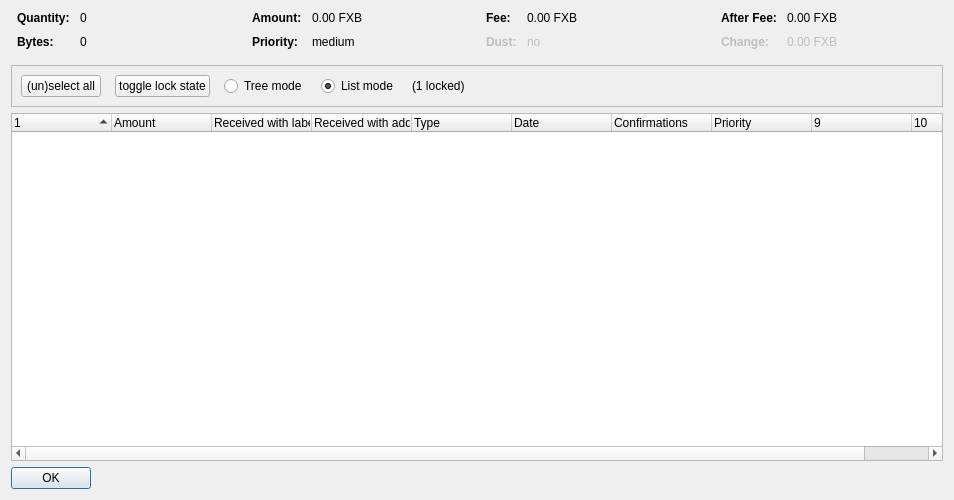
<?xml version="1.0" encoding="UTF-8"?>
<ui version="4.0">
 <class>CoinControlDialog</class>
 <widget class="QDialog" name="CoinControlDialog">
  <property name="geometry">
   <rect>
    <x>0</x>
    <y>0</y>
    <width>954</width>
    <height>500</height>
   </rect>
  </property>
  <property name="windowTitle">
   <string>Coin Selection</string>
  </property>
  <layout class="QVBoxLayout" name="verticalLayout">
   <item>
    <layout class="QHBoxLayout" name="horizontalLayoutTop" stretch="0,0,0,0">
     <property name="topMargin">
      <number>0</number>
     </property>
     <property name="bottomMargin">
      <number>10</number>
     </property>
     <item>
      <layout class="QFormLayout" name="formLayoutCoinControl1">
       <property name="horizontalSpacing">
        <number>10</number>
       </property>
       <property name="verticalSpacing">
        <number>10</number>
       </property>
       <property name="leftMargin">
        <number>6</number>
       </property>
       <property name="rightMargin">
        <number>6</number>
       </property>
       <item row="0" column="0">
        <widget class="QLabel" name="labelCoinControlQuantityText">
         <property name="font">
          <font>
           <weight>75</weight>
           <bold>true</bold>
          </font>
         </property>
         <property name="text">
          <string>Quantity:</string>
         </property>
        </widget>
       </item>
       <item row="0" column="1">
        <widget class="QLabel" name="labelCoinControlQuantity">
         <property name="cursor">
          <cursorShape>IBeamCursor</cursorShape>
         </property>
         <property name="contextMenuPolicy">
          <enum>Qt::ActionsContextMenu</enum>
         </property>
         <property name="text">
          <string notr="true">0</string>
         </property>
         <property name="textInteractionFlags">
          <set>Qt::LinksAccessibleByMouse|Qt::TextSelectableByKeyboard|Qt::TextSelectableByMouse</set>
         </property>
        </widget>
       </item>
       <item row="1" column="0">
        <widget class="QLabel" name="labelCoinControlBytesText">
         <property name="font">
          <font>
           <weight>75</weight>
           <bold>true</bold>
          </font>
         </property>
         <property name="text">
          <string>Bytes:</string>
         </property>
        </widget>
       </item>
       <item row="1" column="1">
        <widget class="QLabel" name="labelCoinControlBytes">
         <property name="cursor">
          <cursorShape>IBeamCursor</cursorShape>
         </property>
         <property name="contextMenuPolicy">
          <enum>Qt::ActionsContextMenu</enum>
         </property>
         <property name="text">
          <string notr="true">0</string>
         </property>
         <property name="textInteractionFlags">
          <set>Qt::LinksAccessibleByMouse|Qt::TextSelectableByKeyboard|Qt::TextSelectableByMouse</set>
         </property>
        </widget>
       </item>
      </layout>
     </item>
     <item>
      <layout class="QFormLayout" name="formLayoutCoinControl2">
       <property name="horizontalSpacing">
        <number>10</number>
       </property>
       <property name="verticalSpacing">
        <number>10</number>
       </property>
       <property name="leftMargin">
        <number>6</number>
       </property>
       <property name="rightMargin">
        <number>6</number>
       </property>
       <item row="0" column="0">
        <widget class="QLabel" name="labelCoinControlAmountText">
         <property name="font">
          <font>
           <weight>75</weight>
           <bold>true</bold>
          </font>
         </property>
         <property name="text">
          <string>Amount:</string>
         </property>
        </widget>
       </item>
       <item row="0" column="1">
        <widget class="QLabel" name="labelCoinControlAmount">
         <property name="cursor">
          <cursorShape>IBeamCursor</cursorShape>
         </property>
         <property name="contextMenuPolicy">
          <enum>Qt::ActionsContextMenu</enum>
         </property>
         <property name="text">
          <string notr="true">0.00 FXB</string>
         </property>
         <property name="textInteractionFlags">
          <set>Qt::LinksAccessibleByMouse|Qt::TextSelectableByKeyboard|Qt::TextSelectableByMouse</set>
         </property>
        </widget>
       </item>
       <item row="1" column="0">
        <widget class="QLabel" name="labelCoinControlPriorityText">
         <property name="font">
          <font>
           <weight>75</weight>
           <bold>true</bold>
          </font>
         </property>
         <property name="text">
          <string>Priority:</string>
         </property>
        </widget>
       </item>
       <item row="1" column="1">
        <widget class="QLabel" name="labelCoinControlPriority">
         <property name="cursor">
          <cursorShape>IBeamCursor</cursorShape>
         </property>
         <property name="contextMenuPolicy">
          <enum>Qt::ActionsContextMenu</enum>
         </property>
         <property name="text">
          <string>medium</string>
         </property>
         <property name="textInteractionFlags">
          <set>Qt::LinksAccessibleByMouse|Qt::TextSelectableByKeyboard|Qt::TextSelectableByMouse</set>
         </property>
        </widget>
       </item>
      </layout>
     </item>
     <item>
      <layout class="QFormLayout" name="formLayoutCoinControl3">
       <property name="horizontalSpacing">
        <number>10</number>
       </property>
       <property name="verticalSpacing">
        <number>10</number>
       </property>
       <property name="leftMargin">
        <number>6</number>
       </property>
       <property name="rightMargin">
        <number>6</number>
       </property>
       <item row="0" column="0">
        <widget class="QLabel" name="labelCoinControlFeeText">
         <property name="font">
          <font>
           <weight>75</weight>
           <bold>true</bold>
          </font>
         </property>
         <property name="text">
          <string>Fee:</string>
         </property>
        </widget>
       </item>
       <item row="0" column="1">
        <widget class="QLabel" name="labelCoinControlFee">
         <property name="cursor">
          <cursorShape>IBeamCursor</cursorShape>
         </property>
         <property name="contextMenuPolicy">
          <enum>Qt::ActionsContextMenu</enum>
         </property>
         <property name="text">
          <string notr="true">0.00 FXB</string>
         </property>
         <property name="textInteractionFlags">
          <set>Qt::LinksAccessibleByMouse|Qt::TextSelectableByKeyboard|Qt::TextSelectableByMouse</set>
         </property>
        </widget>
       </item>
       <item row="1" column="0">
        <widget class="QLabel" name="labelCoinControlLowOutputText">
         <property name="enabled">
          <bool>false</bool>
         </property>
         <property name="font">
          <font>
           <weight>75</weight>
           <bold>true</bold>
          </font>
         </property>
         <property name="text">
          <string>Dust:</string>
         </property>
        </widget>
       </item>
       <item row="1" column="1">
        <widget class="QLabel" name="labelCoinControlLowOutput">
         <property name="enabled">
          <bool>false</bool>
         </property>
         <property name="cursor">
          <cursorShape>IBeamCursor</cursorShape>
         </property>
         <property name="contextMenuPolicy">
          <enum>Qt::ActionsContextMenu</enum>
         </property>
         <property name="text">
          <string>no</string>
         </property>
         <property name="textInteractionFlags">
          <set>Qt::LinksAccessibleByMouse|Qt::TextSelectableByKeyboard|Qt::TextSelectableByMouse</set>
         </property>
        </widget>
       </item>
      </layout>
     </item>
     <item>
      <layout class="QFormLayout" name="formLayoutCoinControl4">
       <property name="horizontalSpacing">
        <number>10</number>
       </property>
       <property name="verticalSpacing">
        <number>10</number>
       </property>
       <property name="leftMargin">
        <number>6</number>
       </property>
       <property name="rightMargin">
        <number>6</number>
       </property>
       <item row="0" column="0">
        <widget class="QLabel" name="labelCoinControlAfterFeeText">
         <property name="font">
          <font>
           <weight>75</weight>
           <bold>true</bold>
          </font>
         </property>
         <property name="text">
          <string>After Fee:</string>
         </property>
        </widget>
       </item>
       <item row="0" column="1">
        <widget class="QLabel" name="labelCoinControlAfterFee">
         <property name="cursor">
          <cursorShape>IBeamCursor</cursorShape>
         </property>
         <property name="contextMenuPolicy">
          <enum>Qt::ActionsContextMenu</enum>
         </property>
         <property name="text">
          <string notr="true">0.00 FXB</string>
         </property>
         <property name="textInteractionFlags">
          <set>Qt::LinksAccessibleByMouse|Qt::TextSelectableByKeyboard|Qt::TextSelectableByMouse</set>
         </property>
        </widget>
       </item>
       <item row="1" column="0">
        <widget class="QLabel" name="labelCoinControlChangeText">
         <property name="enabled">
          <bool>false</bool>
         </property>
         <property name="font">
          <font>
           <weight>75</weight>
           <bold>true</bold>
          </font>
         </property>
         <property name="text">
          <string>Change:</string>
         </property>
        </widget>
       </item>
       <item row="1" column="1">
        <widget class="QLabel" name="labelCoinControlChange">
         <property name="enabled">
          <bool>false</bool>
         </property>
         <property name="cursor">
          <cursorShape>IBeamCursor</cursorShape>
         </property>
         <property name="contextMenuPolicy">
          <enum>Qt::ActionsContextMenu</enum>
         </property>
         <property name="text">
          <string notr="true">0.00 FXB</string>
         </property>
         <property name="textInteractionFlags">
          <set>Qt::LinksAccessibleByMouse|Qt::TextSelectableByKeyboard|Qt::TextSelectableByMouse</set>
         </property>
        </widget>
       </item>
      </layout>
     </item>
    </layout>
   </item>
   <item>
    <widget class="QFrame" name="frame">
     <property name="minimumSize">
      <size>
       <width>0</width>
       <height>40</height>
      </size>
     </property>
     <property name="frameShape">
      <enum>QFrame::StyledPanel</enum>
     </property>
     <property name="frameShadow">
      <enum>QFrame::Sunken</enum>
     </property>
     <layout class="QHBoxLayout" name="horizontalLayout">
      <item>
       <layout class="QHBoxLayout" name="horizontalLayoutPanel" stretch="0,0,0,0,0,0">
        <property name="spacing">
         <number>14</number>
        </property>
        <item>
         <widget class="QPushButton" name="pushButtonSelectAll">
          <property name="sizePolicy">
           <sizepolicy hsizetype="Maximum" vsizetype="Fixed">
            <horstretch>0</horstretch>
            <verstretch>0</verstretch>
           </sizepolicy>
          </property>
          <property name="text">
           <string>(un)select all</string>
          </property>
          <property name="autoDefault">
           <bool>false</bool>
          </property>
         </widget>
        </item>
        <item>
         <widget class="QPushButton" name="pushButtonToggleLock">
          <property name="sizePolicy">
           <sizepolicy hsizetype="Maximum" vsizetype="Fixed">
            <horstretch>0</horstretch>
            <verstretch>0</verstretch>
           </sizepolicy>
          </property>
          <property name="text">
           <string>toggle lock state</string>
          </property>
          <property name="autoDefault">
           <bool>false</bool>
          </property>
         </widget>
        </item>
        <item>
         <widget class="QRadioButton" name="radioTreeMode">
          <property name="sizePolicy">
           <sizepolicy hsizetype="Maximum" vsizetype="Fixed">
            <horstretch>0</horstretch>
            <verstretch>0</verstretch>
           </sizepolicy>
          </property>
          <property name="text">
           <string>Tree mode</string>
          </property>
         </widget>
        </item>
        <item>
         <widget class="QRadioButton" name="radioListMode">
          <property name="sizePolicy">
           <sizepolicy hsizetype="Maximum" vsizetype="Fixed">
            <horstretch>0</horstretch>
            <verstretch>0</verstretch>
           </sizepolicy>
          </property>
          <property name="text">
           <string>List mode</string>
          </property>
          <property name="checked">
           <bool>true</bool>
          </property>
         </widget>
        </item>
        <item>
         <widget class="QLabel" name="labelLocked">
          <property name="text">
           <string>(1 locked)</string>
          </property>
         </widget>
        </item>
        <item>
         <spacer name="horizontalSpacer">
          <property name="orientation">
           <enum>Qt::Horizontal</enum>
          </property>
          <property name="sizeHint" stdset="0">
           <size>
            <width>40</width>
            <height>20</height>
           </size>
          </property>
         </spacer>
        </item>
       </layout>
      </item>
     </layout>
    </widget>
   </item>
   <item>
    <widget class="CoinControlTreeWidget" name="treeWidget">
     <property name="contextMenuPolicy">
      <enum>Qt::CustomContextMenu</enum>
     </property>
     <property name="sortingEnabled">
      <bool>false</bool>
     </property>
     <property name="columnCount">
      <number>10</number>
     </property>
     <attribute name="headerShowSortIndicator" stdset="0">
      <bool>true</bool>
     </attribute>
     <attribute name="headerStretchLastSection">
      <bool>false</bool>
     </attribute>
     <column>
      <property name="text">
       <string/>
      </property>
     </column>
     <column>
      <property name="text">
       <string>Amount</string>
      </property>
     </column>
     <column>
      <property name="text">
       <string>Received with label</string>
      </property>
     </column>
     <column>
      <property name="text">
       <string>Received with address</string>
      </property>
     </column>
     <column>
      <property name="text">
       <string>Type</string>
      </property>
     </column>
     <column>
      <property name="text">
       <string>Date</string>
      </property>
     </column>
     <column>
      <property name="text">
       <string>Confirmations</string>
      </property>
      <property name="toolTip">
       <string>Confirmed</string>
      </property>
     </column>
     <column>
      <property name="text">
       <string>Priority</string>
      </property>
     </column>
     <column>
      <property name="text">
       <string/>
      </property>
     </column>
     <column>
      <property name="text">
       <string/>
      </property>
     </column>
    </widget>
   </item>
   <item>
    <widget class="QDialogButtonBox" name="buttonBox">
     <property name="sizePolicy">
      <sizepolicy hsizetype="Maximum" vsizetype="Fixed">
       <horstretch>0</horstretch>
       <verstretch>0</verstretch>
      </sizepolicy>
     </property>
     <property name="orientation">
      <enum>Qt::Horizontal</enum>
     </property>
     <property name="standardButtons">
      <set>QDialogButtonBox::Ok</set>
     </property>
    </widget>
   </item>
  </layout>
 </widget>
 <customwidgets>
  <customwidget>
   <class>CoinControlTreeWidget</class>
   <extends>QTreeWidget</extends>
   <header>coincontroltreewidget.h</header>
  </customwidget>
 </customwidgets>
 <resources/>
 <connections/>
</ui>
